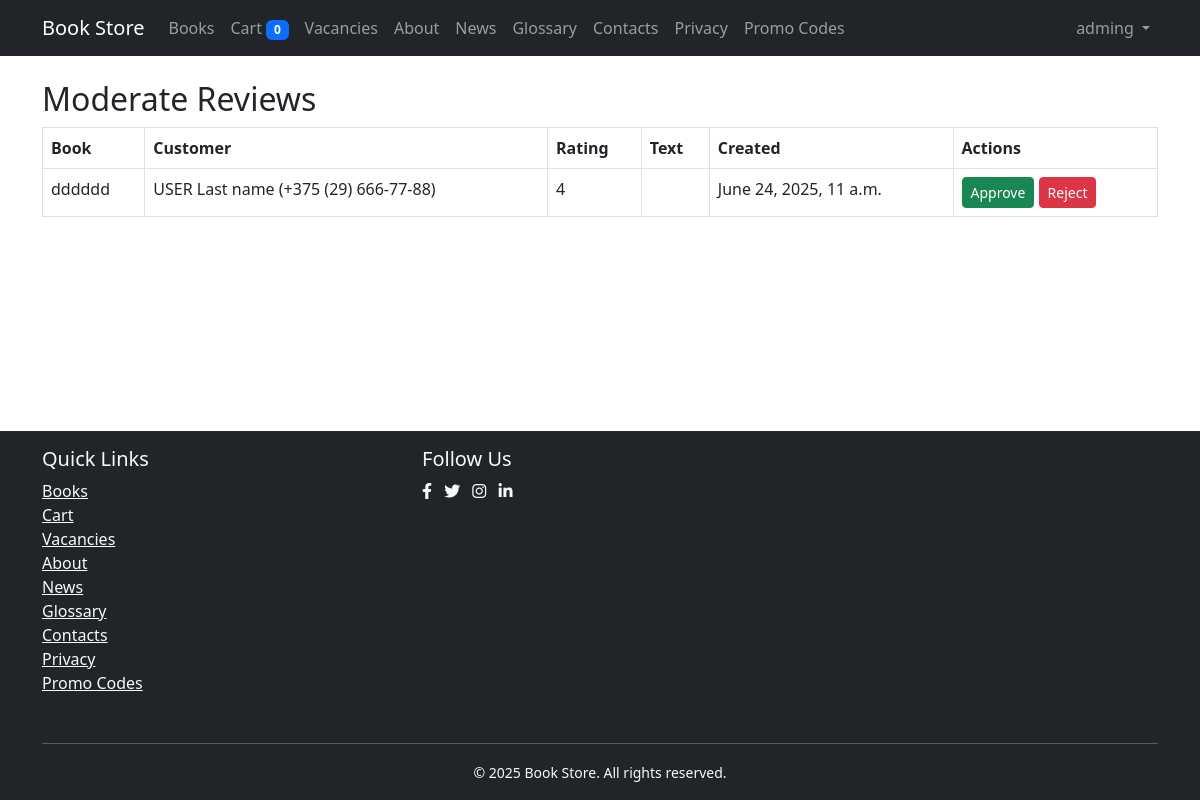
The page /reviews/moderate/ (signed in) on the database its author committed.
### users/models.py (models this page shows, shortened)
class User(AbstractUser):
    phone_number = models.CharField(max_length=15, blank=True)
    address = models.TextField(blank=True)
    timezone = models.CharField(max_length=50, choices=TIMEZONE_CHOICES, default='UTC')

### books/models.py (models this page shows, shortened)
class Review(models.Model):
    book = models.ForeignKey(Book, on_delete=models.CASCADE, related_name='reviews')
    customer = models.ForeignKey(Customer, on_delete=models.CASCADE)
    rating = models.IntegerField(validators=[MinValueValidator(1), MaxValueValidator(5)])
    comment = models.TextField()
    created_at = models.DateTimeField(auto_now_add=True)
    is_approved = models.BooleanField(default=False)
    class Meta:
        ordering = ['-created_at']
        unique_together = ['book', 'customer']

class Book(models.Model):
    title = models.CharField(max_length=200)
    authors = models.ManyToManyField(Author, related_name='books')
    genres = models.ManyToManyField(Genre, related_name='books')
    publisher = models.ForeignKey(Publisher, on_delete=models.SET_NULL, related_name='books', null=True, blank=True)
    isbn = models.CharField(max_length=13)
    description = models.TextField(blank=True)
    price = models.DecimalField(max_digits=10, decimal_places=2)
    quantity = models.PositiveIntegerField(default=0)
    cover = models.ImageField(upload_to='books/covers/', blank=True)
    created_at = models.DateTimeField(auto_now_add=True)
    updated_at = models.DateTimeField(auto_now=True)
    def __str__(self):
        return self.title
    class Meta:
        verbose_name = "Book"
        verbose_name_plural = "Books"

class Customer(models.Model):
    user = models.OneToOneField(User, on_delete=models.CASCADE)
    phone = models.CharField(
        max_length=20,
        validators=[
            RegexValidator(
                regex=r'^\+375 \(29\) \d{3}-\d{2}-\d{2}$',
                message="Phone number must be in format: +375 (29) XXX-XX-XX"
            )
        ]
    )
    address = models.TextField()
    birth_date = models.DateField(default=datetime.date(2000, 1, 1))
    timezone = models.CharField(max_length=50, default='UTC')
    created_at = models.DateTimeField(auto_now_add=True)
    updated_at = models.DateTimeField(auto_now=True)
    def __str__(self):
        return f"{self.user.get_full_name()} ({self.phone})"
    class Meta:
        verbose_name = "Customer"
        verbose_name_plural = "Customers"

### books/views.py (the view, shortened to what this page needs)
# urls.py: path('reviews/moderate/', views.moderate_reviews, name='moderate_reviews'),
@staff_member_required
def moderate_reviews(request):
    from .models import Review
    reviews = Review.objects.filter(is_approved=False).order_by('-created_at')
    return render(request, 'books/moderate_reviews.html', {'reviews': reviews})

### books/context_processors.py (called while the page is built)
def cart(request):
    cart = request.session.get('cart', {})
    return {
        'cart': cart,
        'cart_count': len(cart)
    }

### templates/books/moderate_reviews.html (shortened to what this page needs)
{% extends 'base.html' %}
{% block content %}
<h2>Moderate Reviews</h2>
{% if reviews %}
  <table class="table table-bordered">
    <thead>
      <tr>
        <th>Book</th>
        <th>Customer</th>
        <th>Rating</th>
        <th>Text</th>
        <th>Created</th>
        <th>Actions</th>
      </tr>
    </thead>
    <tbody>
      {% for review in reviews %}
      <tr>
        <td>{{ review.book }}</td>
        <td>{{ review.customer }}</td>
        <td>{{ review.rating }}</td>
        <td>{{ review.text|linebreaksbr }}</td>
        <td>{{ review.created_at }}</td>
        <td>
          <form method="post" style="display:inline;">
            <button type="submit" name="action" value="approve" class="btn btn-success btn-sm">Approve</button>
            <button type="submit" name="action" value="reject" class="btn btn-danger btn-sm">Reject</button>
          </form>
        </td>
      </tr>
      {% endfor %}
    </tbody>
  </table>
{% else %}
  <div class="alert alert-info">No reviews pending moderation.</div>
{% endif %}
{% endblock %}

### templates/base.html (shortened to what this page needs)
<!DOCTYPE html>
<html lang="en" class="h-100">
<head>
    <link href="https://cdn.jsdelivr.net/npm/bootstrap@5.3.0/dist/css/bootstrap.min.css" rel="stylesheet">
    <link href="https://cdnjs.cloudflare.com/ajax/libs/font-awesome/6.0.0/css/all.min.css" rel="stylesheet">
    <link href="https://cdn.jsdelivr.net/npm/bootstrap-icons@1.10.5/font/bootstrap-icons.css" rel="stylesheet">
</head>
<body>
    <nav class="navbar navbar-expand-lg navbar-dark bg-dark">
        <div class="container">
            <a class="navbar-brand" href="{% url 'books:home' %}">Book Store</a>
            <div class="collapse navbar-collapse" id="navbarNav">
                <ul class="navbar-nav me-auto">
                    <li class="nav-item">
                        <a class="nav-link {% if request.resolver_match.url_name == 'book_list' %}active{% endif %}"
                           href="{% url 'books:book_list' %}">Books</a>
                    </li>
                    <li class="nav-item">
                        <a class="nav-link {% if request.resolver_match.url_name == 'cart_detail' %}active{% endif %}"
                           href="{% url 'books:cart_detail' %}">
                            Cart <span class="badge bg-primary">{{ cart_count }}</span>
                        </a>
                    </li>
                    <li class="nav-item">
                        <a class="nav-link {% if request.resolver_match.url_name == 'vacancy_list' %}active{% endif %}"
                           href="{% url 'books:vacancy_list' %}">Vacancies</a>
                    </li>
                    <li class="nav-item">
                        <a class="nav-link {% if request.resolver_match.url_name == 'company_info' %}active{% endif %}" href="{% url 'books:company_info' %}">About</a>
                    </li>
                    <li class="nav-item">
                        <a class="nav-link {% if request.resolver_match.url_name == 'news_list' %}active{% endif %}" href="{% url 'books:news_list' %}">News</a>
                    </li>
                    <li class="nav-item">
                        <a class="nav-link {% if request.resolver_match.url_name == 'terms_list' %}active{% endif %}" href="{% url 'books:terms_list' %}">Glossary</a>
                    </li>
                    <li class="nav-item">
                        <a class="nav-link {% if request.resolver_match.url_name == 'contacts' %}active{% endif %}" href="{% url 'books:contacts' %}">Contacts</a>
                    </li>
                    <li class="nav-item">
                        <a class="nav-link {% if request.resolver_match.url_name == 'privacy_policy' %}active{% endif %}" href="{% url 'books:privacy_policy' %}">Privacy</a>
                    </li>
                    <li class="nav-item">
                        <a class="nav-link {% if request.resolver_match.url_name == 'promocode_list' %}active{% endif %}" href="{% url 'books:promocode_list' %}">Promo Codes</a>
                    </li>
                </ul>
                <ul class="navbar-nav">
                    {% if user.is_authenticated %}
                        <li class="nav-item dropdown">
                            <a class="nav-link dropdown-toggle" href="#" id="navbarDropdown" role="button"
                               data-bs-toggle="dropdown" aria-expanded="false">
                                {{ user.get_full_name|default:user.username }}
                            </a>
                        </li>
                    {% endif %}
                </ul>
            </div>
        </div>
    </nav>
    <main class="container my-4">
        {% block content %}
        {% endblock %}
    </main>
    <footer class="footer mt-auto py-3 bg-dark text-light">
        <div class="container">
            <div class="row">
                <div class="col-md-4 mb-3">
                    <h5>Quick Links</h5>
                    <ul class="list-unstyled">
                        <li><a href="{% url 'books:book_list' %}" class="text-light">Books</a></li>
                        <li><a href="{% url 'books:cart_detail' %}" class="text-light">Cart</a></li>
                        <li><a href="{% url 'books:vacancy_list' %}" class="text-light">Vacancies</a></li>
                        <li><a href="{% url 'books:company_info' %}" class="text-light">About</a></li>
                        <li><a href="{% url 'books:news_list' %}" class="text-light">News</a></li>
                        <li><a href="{% url 'books:terms_list' %}" class="text-light">Glossary</a></li>
                        <li><a href="{% url 'books:contacts' %}" class="text-light">Contacts</a></li>
                        <li><a href="{% url 'books:privacy_policy' %}" class="text-light">Privacy</a></li>
                        <li><a href="{% url 'books:promocode_list' %}" class="text-light">Promo Codes</a></li>
                    </ul>
                </div>
                <div class="col-md-4">
                    <h5>Follow Us</h5>
                    <div class="social-links">
                        <a href="#" class="text-light me-2"><i class="fab fa-facebook-f"></i></a>
                        <a href="#" class="text-light me-2"><i class="fab fa-twitter"></i></a>
                        <a href="#" class="text-light me-2"><i class="fab fa-instagram"></i></a>
                        <a href="#" class="text-light"><i class="fab fa-linkedin-in"></i></a>
                    </div>
                </div>
            </div>
            <hr class="bg-light">
            <div class="text-center">
                <small>&copy; {% now "Y" %} Book Store. All rights reserved.</small>
            </div>
        </div>
    </footer>
</body>
</html>

### templates/base.html (style rules this page uses)
body { min-height: 100vh; display: flex; flex-direction: column; }
main { flex: 1 0 auto; }
footer { flex-shrink: 0; margin-top: auto; }

### rows shown on the page
User: get_full_name "adming"
Review: book "dddddd", customer "USER Last name (+375 (29) 666-77-88)", rating "4", created_at "June 24, 2025, 11 a.m."

### other values the page prints
{{ cart_count }} "0"
